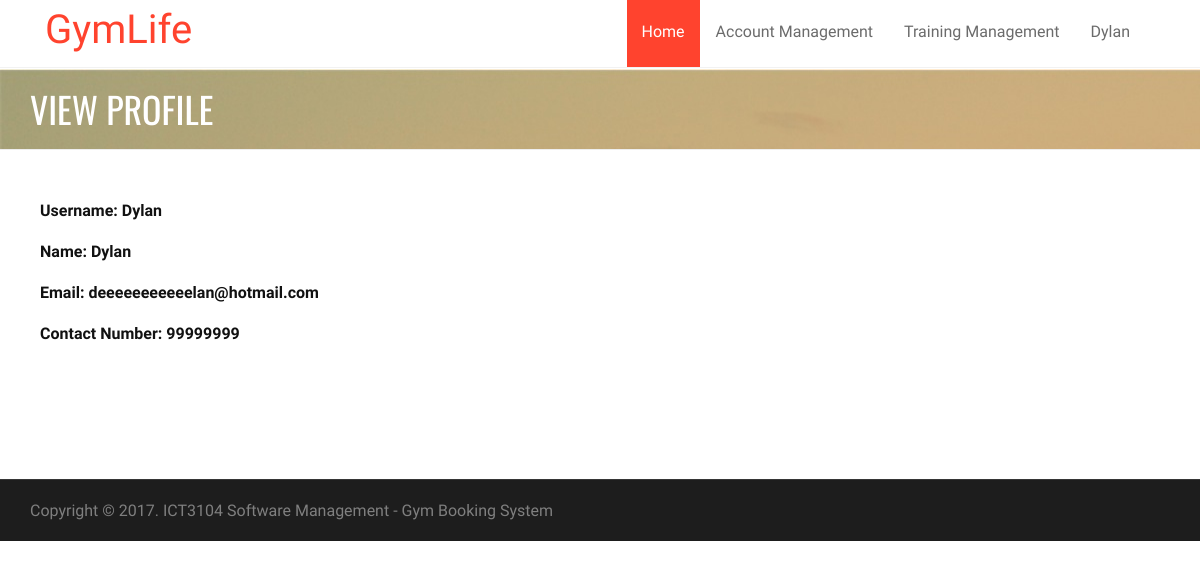
Page /account/viewProfile.php (signed in) on the committed database.
### tables this page shows
CREATE TABLE IF NOT EXISTS `user` (
  `userID` int(11) NOT NULL,
  `roleID` int(11) NOT NULL,
  `name` varchar(255) NOT NULL,
  `userName` varchar(15) NOT NULL,
  `email` varchar(255) NOT NULL,
  `contactNumber` int(11) NOT NULL,
  `password` varchar(255) NOT NULL,
  `status` int(11) NOT NULL,
  `passwordChange` bit(1) NOT NULL
);

### db.class.php (called while the page is built, shortened)
<?php
class DB {
  protected static $mdb = null;
  public static function getMDB() {
    $mdb = DB::$mdb;
    if ($mdb === null) {
      $mdb = DB::$mdb = new MeekroDB();
    }
    $db_class_vars = get_class_vars('DB');
    return $mdb;
  }
  public static function queryFirstRow() { $args = func_get_args(); return call_user_func_array(array(DB::getMDB(), 'queryFirstRow'), $args); }
}
class MeekroDB {
  public $dbName = '';
  public $user = '';
  public $password = '';
  public $host = 'localhost';
  public $port = null;
  public $encoding = 'latin1';
  public $param_char = '%';
  public $named_param_seperator = '_';
  public $connect_options = array(MYSQLI_OPT_CONNECT_TIMEOUT => 30);
  public $internal_mysql = null;
  public function __construct($host=null, $user=null, $password=null, $dbName=null, $port=null, $encoding=null) {
    if ($host === null) $host = DB::$host;
    if ($user === null) $user = DB::$user;
    if ($password === null) $password = DB::$password;
    if ($dbName === null) $dbName = DB::$dbName;
    if ($port === null) $port = DB::$port;
    if ($encoding === null) $encoding = DB::$encoding;
    $this->host = $host;
    $this->user = $user;
    $this->password = $password;
    $this->dbName = $dbName;
    $this->port = $port;
    $this->encoding = $encoding;
  }
  public function get() {
    $mysql = $this->internal_mysql;
    if (!($mysql instanceof MySQLi)) {
      if (! $this->port) $this->port = ini_get('mysqli.default_port');
      $mysql = new mysqli();
      foreach ($this->connect_options as $key => $value) {
        $mysql->options($key, $value);
      }
      $mysql->set_charset($this->encoding);
      $this->internal_mysql = $mysql;
    }
    return $mysql;
  }
  protected function preparseQueryParams() {
    $args = func_get_args();
    $sql = trim(strval(array_shift($args)));
    $args_all = $args;
    $param_char_length = strlen($this->param_char);
    $named_seperator_length = strlen($this->named_param_seperator);
    $types = array(
      $this->param_char . 'll',
      $this->param_char . 'ls',
      $this->param_char . 'l',
      $this->param_char . 'li',
      $this->param_char . 'ld',
      $this->param_char . 'lb',
      $this->param_char . 'lt',
      $this->param_char . 's',
      $this->param_char . 'i',
      $this->param_char . 'd',
      $this->param_char . 'b',
      $this->param_char . 't',
      $this->param_char . '?',
      $this->param_char . 'ss'
    );
    $posList = array();
    foreach ($types as $type) {
      $lastPos = 0;
      while (($pos = strpos($sql, $type, $lastPos)) !== false) {
        $lastPos = $pos + 1;
        $posList[$pos] = $type;
      }
    }
    ksort($posList);
    $chunkyQuery = array();
    $pos_adj = 0;
    foreach ($posList as $pos => $type) {
      $type = substr($type, $param_char_length);
      $length_type = strlen($type) + $param_char_length;
      $new_pos = $pos + $pos_adj;
      $new_pos_back = $new_pos + $length_type;
      $arg_number_length = 0;
      if ($arg_number_length = strspn($sql, '0123456789', $new_pos_back)) {
        $arg_number = substr($sql, $new_pos_back, $arg_number_length);
        if (! array_key_exists($arg_number, $args_all)) $this->nonSQLError("Non existent argument reference (arg $arg_number): $sql");
        $arg = $args_all[$arg_number];
      } else {
        $arg = array_shift($args);
      }
      if ($new_pos > 0) $chunkyQuery[] = substr($sql, 0, $new_pos);
      if (is_object($arg) && ($arg instanceof WhereClause)) {
        list($clause_sql, $clause_args) = $arg->textAndArgs();
        array_unshift($clause_args, $clause_sql);
        $preparsed_sql = call_user_func_array(array($this, 'preparseQueryParams'), $clause_args);
        $chunkyQuery = array_merge($chunkyQuery, $preparsed_sql);
      } else {
        $chunkyQuery[] = array('type' => $type, 'value' => $arg);
      }
      $sql = substr($sql, $new_pos_back + $arg_number_length);
      $pos_adj -= $new_pos_back + $arg_number_length;
    }
    return $chunkyQuery;
  }
  protected function escape($str) { return "'" . $this->get()->real_escape_string(strval($str)) . "'"; }
  protected function parseQueryParams() {
    $args = func_get_args();
    $chunkyQuery = call_user_func_array(array($this, 'preparseQueryParams'), $args);
    $query = '';
    $array_types = array('ls', 'li', 'ld', 'lb', 'll', 'lt');
    foreach ($chunkyQuery as $chunk) {
      if (is_string($chunk)) {
        $query .= $chunk;
        continue;
      }
      $type = $chunk['type'];
      $arg = $chunk['value'];
      $result = '';
      if ($type != '?') {
        $is_array_type = in_array($type, $array_types, true);
      }
      if ($type == 's') $result = $this->escape($arg);
      $query .= $result;
    }
    return $query;
  }
  protected function prependCall($function, $args, $prepend) { array_unshift($args, $prepend); return call_user_func_array($function, $args); }
  public function query() { $args = func_get_args(); return $this->prependCall(array($this, 'queryHelper'), $args, 'assoc'); }
  protected function queryHelper() {
    $args = func_get_args();
    $type = array_shift($args);
    $db = $this->get();
    $is_buffered = true;
    $row_type = 'assoc';
    $full_names = false;
    $sql = call_user_func_array(array($this, 'parseQueryParams'), $args);
    $result = $db->query($sql, $is_buffered ? MYSQLI_STORE_RESULT : MYSQLI_USE_RESULT);
    $return = array();
    while ($row = ($row_type == 'assoc' ? $result->fetch_assoc() : $result->fetch_row())) {
      $return[] = $row;
    }
    return $return;
  }
  public function queryFirstRow() {
    $args = func_get_args();
    $result = call_user_func_array(array($this, 'query'), $args);
    return reset($result);
  }
}
?>

### account/viewProfile.php (the view, shortened to what this page needs)
<?php
$id = $_SESSION["id"];
$record = DB::queryFirstRow("SELECT * FROM user WHERE userID=%s", $id);
$username = $record["userName"];
$name = $record["name"];
$email = $record["email"];
$contact = $record["contactNumber"];
?>
<!doctype html>
<html lang="en">
    <head>
        <link rel="stylesheet" href="../asset/bootstrap/css/bootstrap.min.css" type="text/css">
        <link rel="stylesheet" href="../asset/font-awesome/css/font-awesome.min.css" type="text/css">
        <link rel="stylesheet" href="../asset/css/owl.carousel.css" type="text/css">
        <link rel="stylesheet" href="../asset/css/owl.theme.css" type="text/css">
        <link rel="stylesheet" href="../asset/css/owl.transitions.css" type="text/css">
        <link rel="stylesheet" type="text/css" href="../asset/css/animate.css">
        <link rel="stylesheet" type="text/css" href="../asset/css/lightbox.css">
        <link rel="stylesheet" type="text/css" href="../asset/css/style.css">
        <link rel="stylesheet" type="text/css" href="../asset/css/responsive.css">
    </head>
    <body>
        <?php require_once('../header.php'); ?>
        <div class="page-header">
            <div class="overlay">
                <div class="container">
                    <div class="row">
                        <div class="col-md-12">
                            <h1>View Profile</h1>
                        </div>
                    </div>
                </div>
            </div>
        </div>
        <section id="about-section" class="about-section">
            <div class="container">
                <div class="row" style="margin-left:10px">
                    <div class="form-group">
                        <label class="control-label" for="textinput">Username:  </label>
                        <label><?php echo $username; ?></label>
                    </div>
                    <div class="form-group">
                        <label class="control-label" for="textinput">Name: </label>
                        <label><?php echo $name; ?></label>
                    </div>
                    <div class="form-group">
                        <label class="control-label" for="textinput">Email: </label>
                        <label><?php echo $email; ?></label>
                    </div
                    <div class="form-group">
                        <label class="control-label" for="textinput">Contact Number: </label>
                        <label><?php echo $contact; ?></label>
                    </div>
                </div>
    </section>
    <div id="copyright-section" class="copyright-section">
        <div class="container">
            <div class="row">
                <div class="col-md-7">
                    <div class="copyright">
                        Copyright © 2017. ICT3104 Software Management - Gym Booking System</a>
                    </div>
                </div>
            </div>
        </div>
    </div>
</body>
</html>

### asset/css/lightbox.css (style rules this page uses)
body:after { content: url(../images/close.png) url(../images/loading.gif) url(../images/prev.png) url(../images/next.png); display: none; }

### asset/css/style.css (style rules this page uses)
body { font-family: 'PT Sans Narrow', Arial, sans-serif; font-size: 16px; color: #111; line-height: 21px; -webkit-font-smoothing: antialiased !important; -moz-osx-font-smoothing: grayscale !important; text-rendering: optimizeLegibility !important; font-smoothing: antialiased !important; vertical-align: baseline; }
h1, h2, h3, h4, h5, h6 { font-family: 'Oswald', Arial, sans-serif; font-weight: 400; text-transform: uppercase; margin-top: 0; margin-bottom: 0; }
.page-header { background: url(../images/banner.jpg) no-repeat; padding: 20px 0; margin-top: 1px; }
.page-header h1 { color: #fff; }
#about-section { padding-top: 30px; padding-bottom: 130px; //background: url(../images/parallax/bg-01.jpg) no-repeat; background-size: cover; background-position: center; }
.copyright-section { border-top: 1px solid #363636; font-size: 12px; padding: 20px 0; background: #1d1d1d; color: #7f7f7f; }
.copyright { font-size: 16px; }

### rows in the picture
user: userName "Dylan", name "Dylan", email "deeeeeeeeeeelan@hotmail.com", contactNumber "99999999"

### other values in the picture
$_SESSION['name'] "Dylan"
